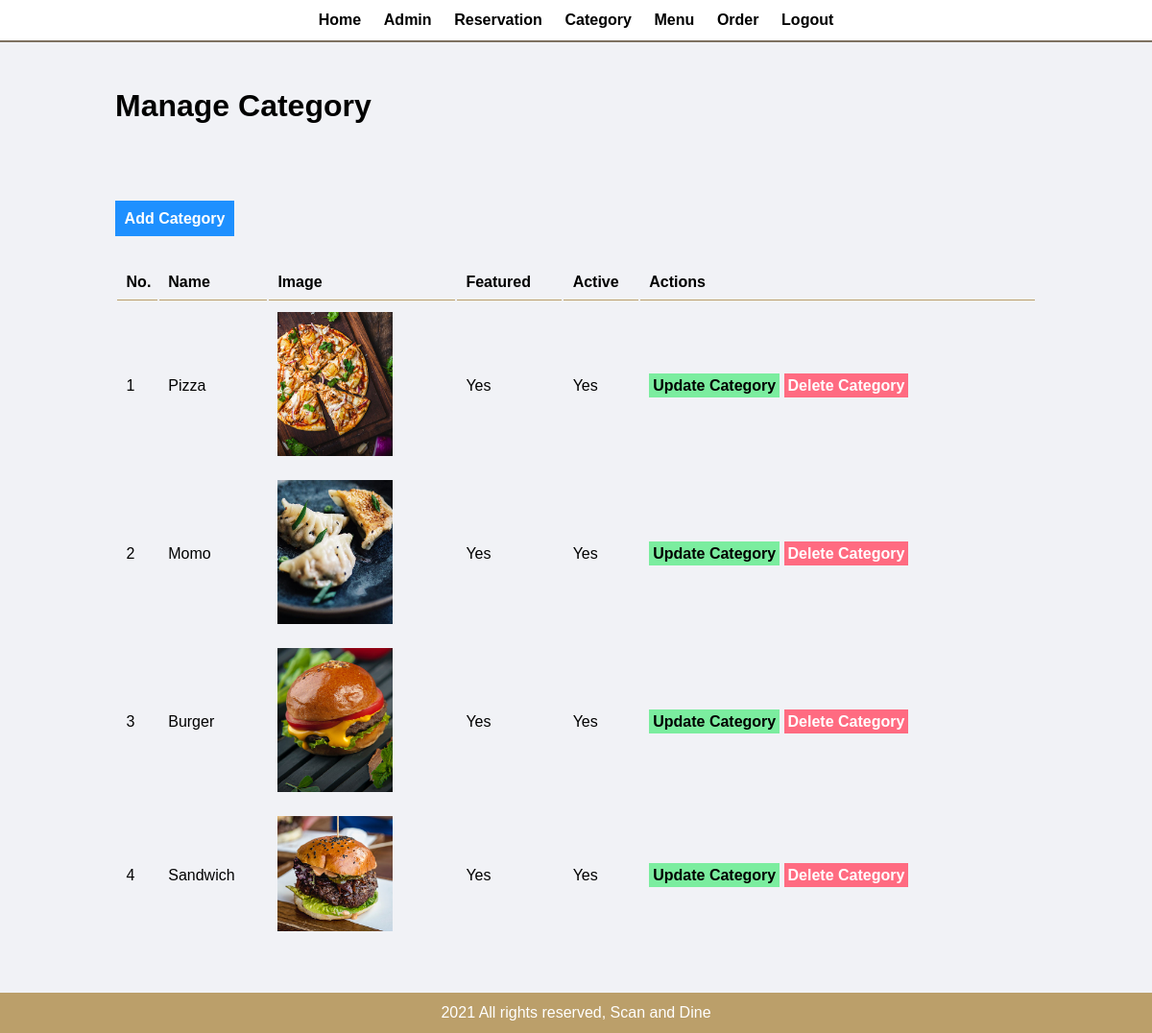
Screenshot of /scanAndDine_SE/admin/manage-category.php (signed in) with the database file from the repository.
### tables this page shows
CREATE TABLE `tbl_category` (
  `category_id` int(11) NOT NULL,
  `category_name` varchar(100) NOT NULL,
  `category_image_name` varchar(255) NOT NULL,
  `category_featured` varchar(10) NOT NULL,
  `category_active` varchar(10) NOT NULL
);

### scanAndDine_SE/admin/manage-category.php (the view, shortened to what this page needs)
<?php include('partials/admin-header.php'); ?>
    <div class="main-content">
        <div class="wrapper">
            <h1>Manage Category</h1>
            <br />
            <br />
            <br />
            <br><br>
            <a href="<?php echo SITEURL; ?>admin/add-category.php" class="btn-blue">Add Category</a>
            <br />
            <br />
            <br />
            <table class="tbl-full">
                <tr>
                    <th>No.</th>
                    <th>Name</th>
                    <th>Image</th>
                    <th>Featured</th>
                    <th>Active</th>
                    <th>Actions</th>
                </tr>
                <?php
                    $sql = "SELECT * FROM tbl_category";
                    $res = mysqli_query($conn, $sql);
                    $count = mysqli_num_rows($res);
                    $idx = 1;
                    if($count > 0){
                        while($row = mysqli_fetch_assoc($res)){
                            $category_id = $row['category_id'];
                            $category_name = $row['category_name'];
                            $category_image_name = $row['category_image_name'];
                            $category_featured = $row['category_featured'];
                            $category_active = $row['category_active'];
                            ?>
                            <tr>
                                <td><?php echo $idx++; ?></td>
                                <td><?php echo $category_name; ?></td>
                                <td>
                                    <?php
                                        if($category_image_name != ""){
                                            ?>
                                            <img src="<?php echo SITEURL; ?>images/category/<?php echo $category_image_name; ?>" width="120px">
                                            <?php
                                        }
                                        else{
                                            echo "<div class='error'>Image not Added.</div>";
                                        }
                                    ?>
                                </td>
                                <td><?php echo $category_featured; ?></td>
                                <td><?php echo $category_active; ?></td>
                                <td>
                                    <a href="<?php echo SITEURL; ?>admin/update-category.php?category_id=<?php echo $category_id; ?>" class="btn-green">Update Category</a>
                                    <a href="<?php echo SITEURL; ?>admin/delete-category.php?category_id=<?php echo $category_id; ?>&category_image_name=<?php echo $category_image_name; ?>" class="btn-red">Delete Category</a>
                                </td>
                            </tr>
                            <?php
                        }
                    }
                    else{
                        ?>
                        <tr>
                            <td colspan="6"><div class="error">No Category Added.</div></td>
                        </tr>
                        <?php
                    }
                ?>
            </table>
        </div>
    </div>
<?php include('partials/admin-footer.php'); ?>

### scanAndDine_SE/admin/partials/admin-header.php (shortened to what this page needs)
<!DOCTYPE html>
<html lang="en">
<head>
    <link rel="stylesheet" href="../style/admin.css">
</head>
<body>
    <div class="header text-center">
        <div class="wrapper">
            <ul>
                <li><a href="#">Home</a></li>
                <li><a href="manage-admin.php">Admin</a></li>
                <li><a href="manage-reservation.php">Reservation</a></li>
                <li><a href="manage-category.php">Category</a></li>
                <li><a href="manage-menu.php">Menu</a></li>
                <li><a href="manage-order.php">Order</a></li>
                <li><a href="logout-admin.php">Logout</a></li>
            </ul>
        </div>
    </div>

### scanAndDine_SE/admin/partials/admin-footer.php
    <div class="footer">
        <div class="wrapper">
            <p class="text-center">2021 All rights reserved, Scan and Dine</p>
        </div>
    </div>
</body>
</html>

### scanAndDine_SE/style/admin.css (style rules this page uses)
* { margin: 0; padding: 0; font-family: Arial, Helvetica, sans-serif; }
.wrapper { padding: 1%; width: 80%; margin: 0 auto; }
.text-center { text-align: center; }
.tbl-full { width: 100%; }
table tr th { border-bottom: 1px solid #bb9f6a; padding: 1%; text-align: left; }
table tr td { padding: 1%; }
.btn-blue { background-color: #1e90ff; padding: 1%; color: white; text-decoration: none; font-weight: bold; }
.btn-green { background-color: #7bed9f; padding: 1%; color: black; text-decoration: none; font-weight: bold; }
.btn-red { background-color: #ff6b81; padding: 1%; color: white; text-decoration: none; font-weight: bold; }
.header { border-bottom: 2px solid #7E7160; }
.header ul { list-style-type: none; }
.header ul li { display: inline; padding: 1%; }
.header ul li a { text-decoration: none; font-weight: bold; color: black; }
.main-content { padding: 3% 0; background-color: #f1f2f6; }
.footer { background-color: #bb9f6a; color: white; }

### rows the page displays
tbl_category: category_name "Pizza", category_image_name (picture), category_featured "Yes", category_active "Yes"
tbl_category: category_name "Momo", category_image_name (picture), category_featured "Yes", category_active "Yes"
tbl_category: category_name "Burger", category_image_name (picture), category_featured "Yes", category_active "Yes"
tbl_category: category_name "Sandwich", category_image_name (picture), category_featured "Yes", category_active "Yes"
